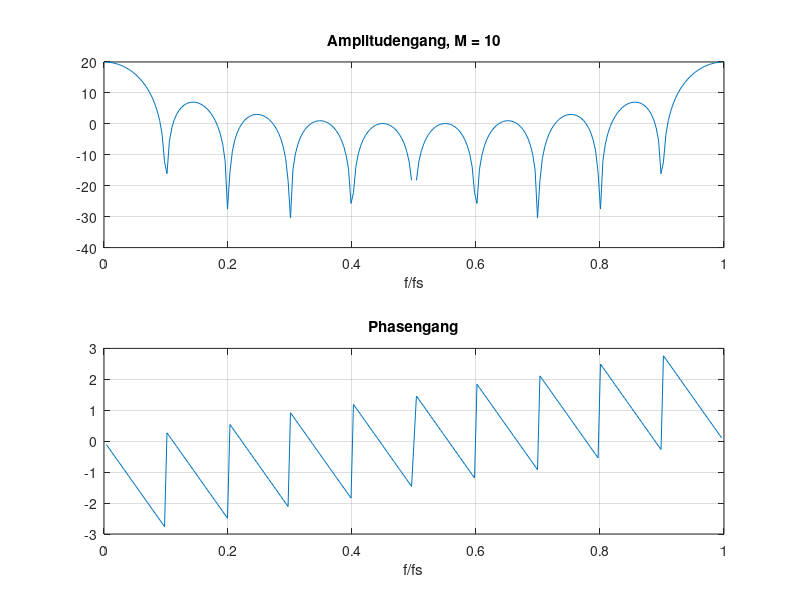

Write the MATLAB code that produced this figure.
% Programm lauf_summ1.m zur Darstellung 
% des Frequenzgang eines Laufenden-Summierfilters 
% (1-z^(-M))/(1-z^(-1))

M = 10;
zaehler = [1, zeros(1,M-1),-1];   
nenner = [1 -1];
nfft =256;
[H,w]= freqz(zaehler, nenner, nfft, 'whole');

figure(1);    clf;
subplot(211), plot(w/(2*pi), 20*log10(abs(H)));
title(['Amplitudengang, M = ',num2str(M)]);
xlabel('f/fs');   grid;
subplot(212), plot(w/(2*pi), angle(H));
title(['Phasengang']);
xlabel('f/fs');   grid;
